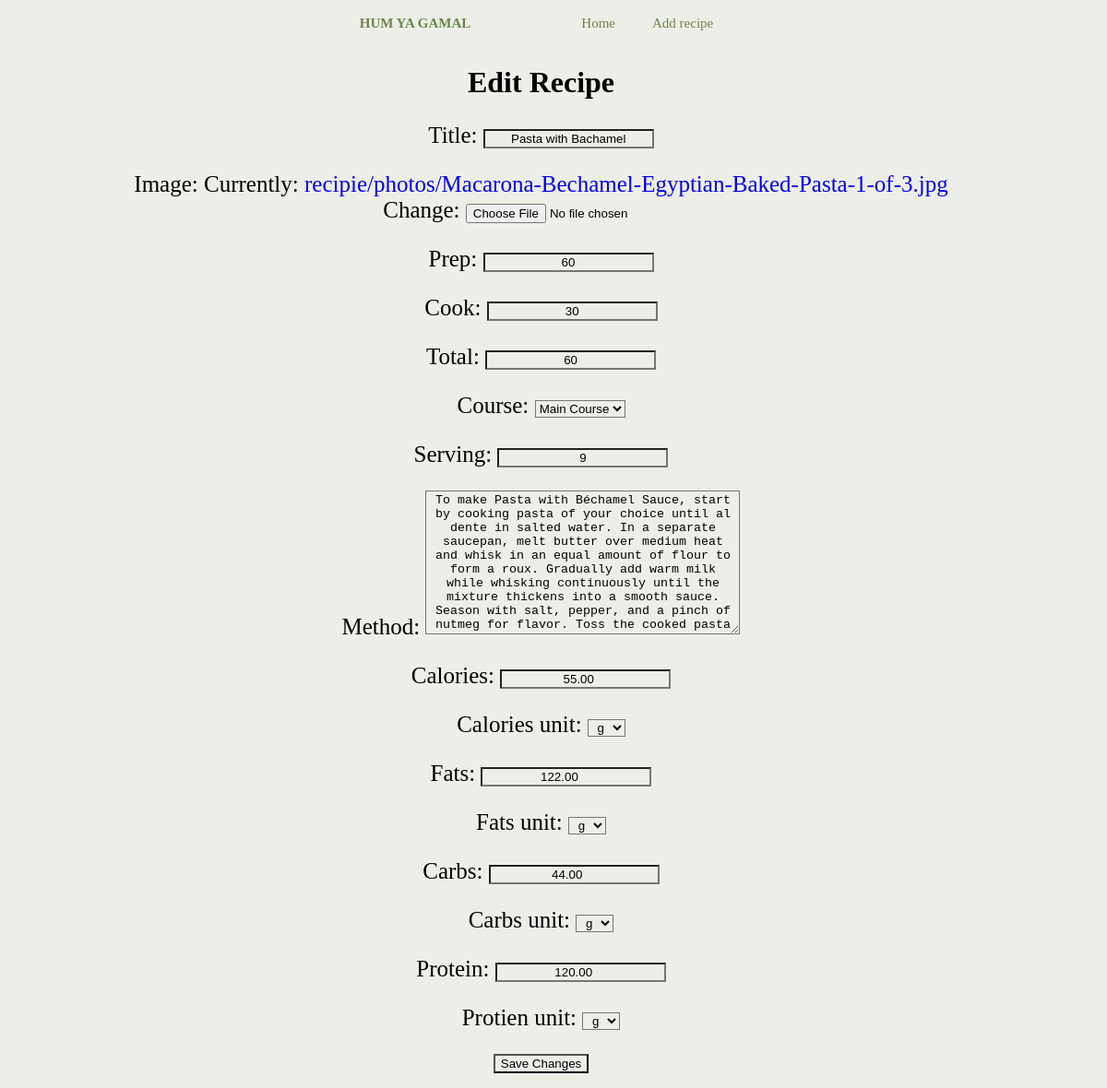
The page /home/edit/19/ on the database as committed earlier.
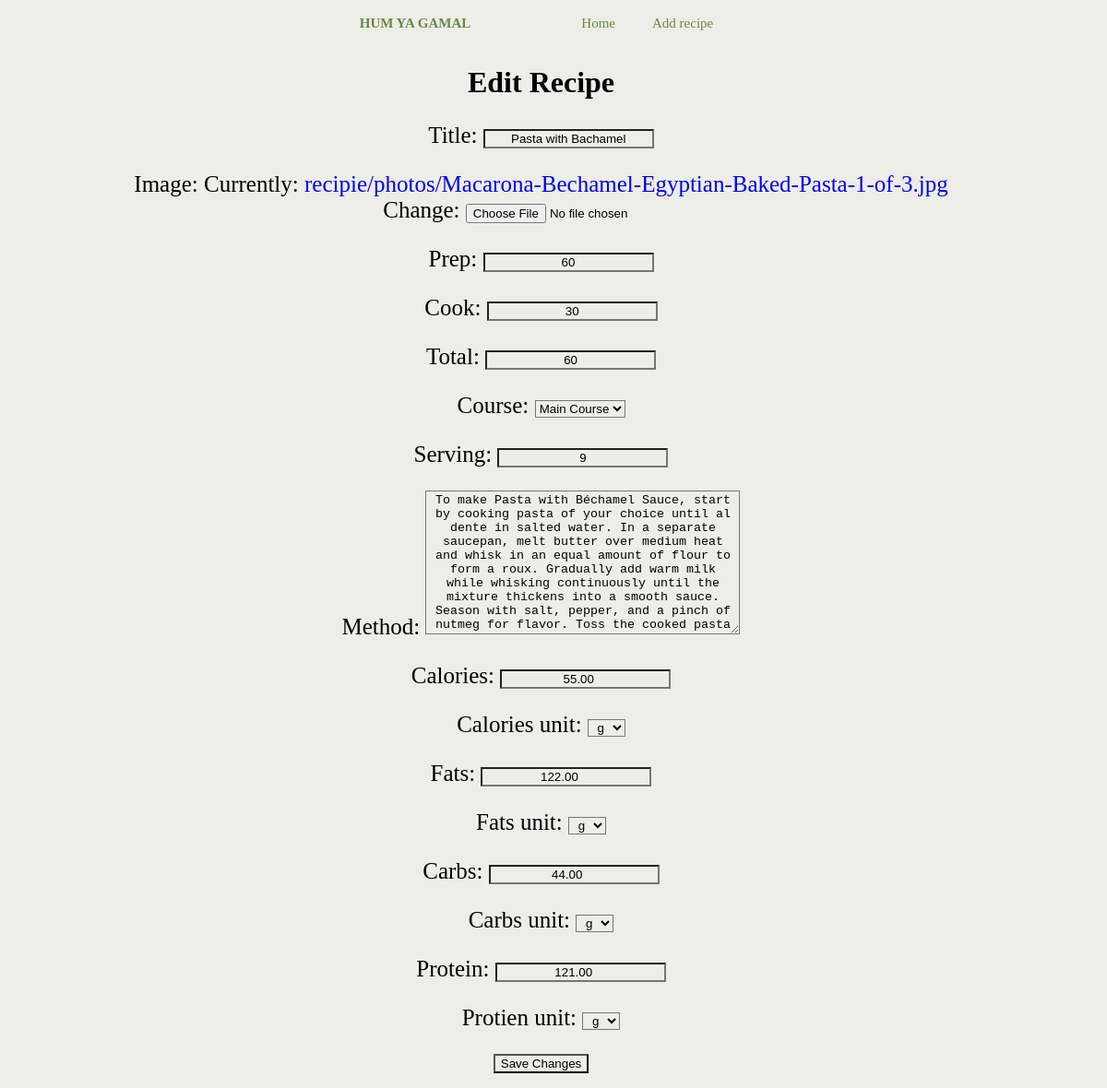
The same page on the database as committed later.
### ad/models.py (models this page shows, shortened)
class Recipie (models.Model):
    y=[
        ('g', 'g'),
        ('mg', 'mg')
    ]
    COURSE_CHOICES = [
        ('main course', 'Main Course'),
        ('appetizers', 'Appetizers'),
        ('dessert', 'Dessert')
    ]
    authername = models.CharField(max_length=100, default="Unknown Author")
    title= models.CharField(max_length=100, null=True, blank=True)
    image= models.ImageField(upload_to='recipie/photos/')
    is_fav = models.BooleanField(default=False)
    serving = models.CharField(max_length=100, default="1 serving")
    total = models.CharField(max_length=100, default="0 min")
    prep = models.CharField(max_length=100, default="0 min")
    cook = models.CharField(max_length=100, default="0 min")
    serving_Hours = models.IntegerField(max_length=2, default=2)
    serving_minutes = models.IntegerField(max_length=2, default=00)
    serving_seconds = models.IntegerField(max_length=2, default=00)
    method = models.TextField(default='unknown')
    calories = models.DecimalField(max_digits=5, decimal_places=2, default=1)
    calories_unit = models.CharField(max_length=10, choices=y, default='g')
    fats = models.DecimalField(max_digits=5, decimal_places=2,default=1)
    fats_unit = models.CharField(max_length=10, choices=y, default='g')
    carbs = models.DecimalField(max_digits=5, decimal_places=2,default=1)
    carbs_unit = models.CharField(max_length=10, choices=y, default='g')
    protein = models.DecimalField(max_digits=5, decimal_places=2,default=1)
    protien_unit = models.CharField(max_length=10, choices=y, default='g')
    course = models.CharField(max_length=20, choices=COURSE_CHOICES, default='main_course')

### ad/views.py (the view)
# urls.py: path('edit/<int:recipe_id>/', views.edit, name='edit'),
def edit(request, recipe_id):
    recipe = get_object_or_404(Recipie, id=recipe_id)
    if request.method == "POST":
        if request.user.username == "demo_account":
                messages.error(request, "🚫 Demo account cannot perform changes.")
                return redirect(request.META.get("HTTP_REFERER", "/"))
        form = RecipieForm(request.POST, request.FILES, instance=recipe)
        if form.is_valid():
            form.save()
            return redirect('home:adminpage')  # Redirect to a success page or any other page
    else:
        form = RecipieForm(instance=recipe)  # Pass the instance to the form
    context = {
        'form': form,
    }
    return render(request, 'admin/edit.html', context)

### ad/forms.py
class RecipieForm(forms.ModelForm):
    class Meta:
        model = Recipie
        fields = ['title', 'image', 'prep', 'cook', 'total','course','serving',
                  'method', 'calories', 'calories_unit', 'fats', 'fats_unit', 'carbs', 'carbs_unit',
                  'protein', 'protien_unit']

### Templates/admin/edit.html (shortened to what this page needs)
{%load static%}
<link rel="stylesheet" href="{% static 'css/edit.css'%}">
<!DOCTYPE html>
<html lang="en">
<head>
</head>
<header>
  <h2>HUM YA GAMAL</h2>
  <nav>
    <a href="{%url 'home:adminpage'%}">Home</a>
    <a href="{%url 'home:add'%}">Add recipe</a>
  </nav>
</header>
<body>
    <h1>Edit Recipe</h1>
    <form method="post" enctype="multipart/form-data">
      {{ form.as_p }}
      <button type="submit">Save Changes</button>
  </form>
</body>
</html>

Rows that differ between the two databases and show on the page:
changed Recipie "Pasta with Bachamel": protein "120.00" → "121.00"
